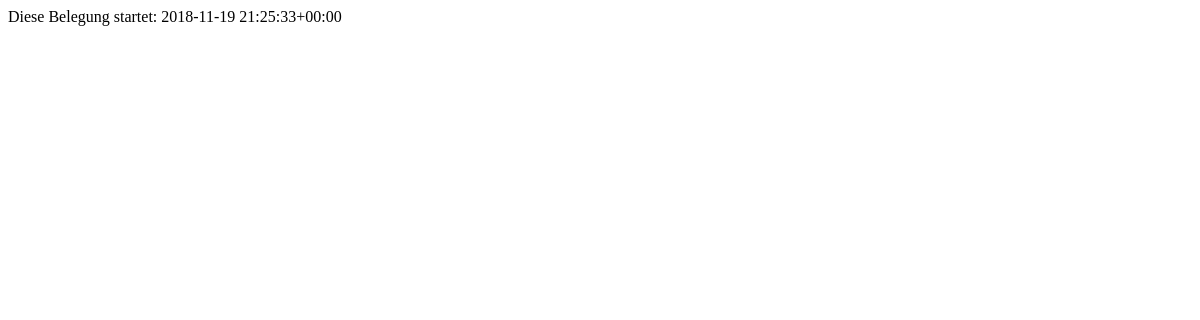
Page /sauna_occupancies/ on the earlier database version.
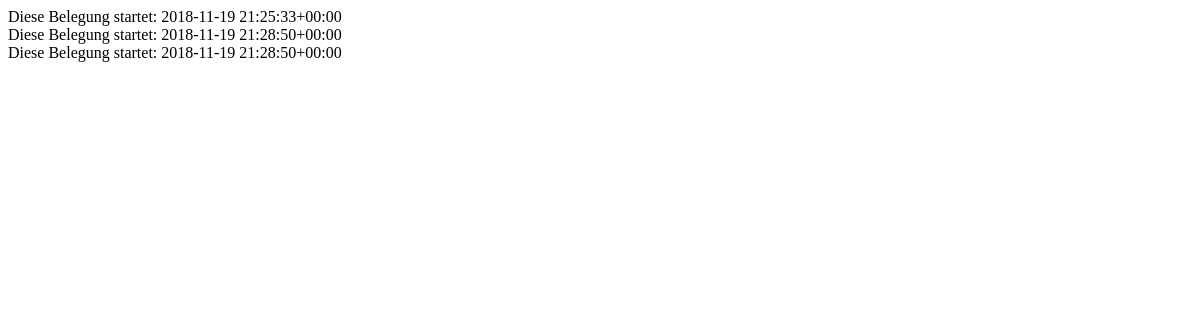
Same page on the later database version.
### sauna_occupancies/models.py (models this page shows)
class Occupancy(models.Model):
    start = models.DateTimeField(default=timezone.now)
    end = models.DateTimeField(blank=True,
                               null=True)
    user = models.ManyToManyField(User,
                                  verbose_name='User',
                                  blank=True)
    def __str__(self):
        return 'Diese Belegung startet: ' + str(self.start)

### sauna_occupancies/views.py (the view)
# urls.py: path('', views.index, name='index'),
def index(request):
    occupancies = Occupancy.objects.all()[:5]
    return render(request, 'index.html', {'occupancies': occupancies})

### sauna_occupancies/templates/index.html
{% for occupancy in occupancies %}
    {{ occupancy }} </br>
{% endfor %}

Differences in the rows shown:
added Occupancy: start "Diese Belegung startet: 2018-11-19 21:28:50+00:00"
added Occupancy: start "Diese Belegung startet: 2018-11-19 21:28:50+00:00"
